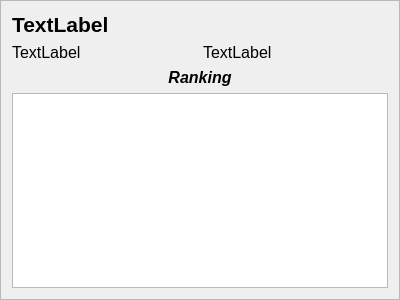
<?xml version="1.0" encoding="UTF-8"?>
<ui version="4.0">
 <class>FinalFrame</class>
 <widget class="QFrame" name="FinalFrame">
  <property name="geometry">
   <rect>
    <x>0</x>
    <y>0</y>
    <width>400</width>
    <height>300</height>
   </rect>
  </property>
  <property name="sizePolicy">
   <sizepolicy hsizetype="Preferred" vsizetype="Preferred">
    <horstretch>0</horstretch>
    <verstretch>0</verstretch>
   </sizepolicy>
  </property>
  <property name="windowTitle">
   <string>Frame</string>
  </property>
  <property name="autoFillBackground">
   <bool>true</bool>
  </property>
  <property name="frameShape">
   <enum>QFrame::StyledPanel</enum>
  </property>
  <property name="frameShadow">
   <enum>QFrame::Raised</enum>
  </property>
  <layout class="QVBoxLayout" name="verticalLayout_2">
   <item>
    <layout class="QVBoxLayout" name="verticalLayout">
     <item>
      <layout class="QHBoxLayout" name="horizontalLayout">
       <item>
        <widget class="QLabel" name="TournamentName">
         <property name="font">
          <font>
           <family>Arial</family>
           <pointsize>16</pointsize>
           <weight>75</weight>
           <bold>true</bold>
          </font>
         </property>
         <property name="text">
          <string>TextLabel</string>
         </property>
        </widget>
       </item>
       <item>
        <spacer name="horizontalSpacer_2">
         <property name="orientation">
          <enum>Qt::Horizontal</enum>
         </property>
         <property name="sizeHint" stdset="0">
          <size>
           <width>40</width>
           <height>20</height>
          </size>
         </property>
        </spacer>
       </item>
      </layout>
     </item>
     <item>
      <layout class="QHBoxLayout" name="horizontalLayout_2">
       <item>
        <widget class="QLabel" name="TournamentDate">
         <property name="font">
          <font>
           <family>Arial</family>
           <pointsize>12</pointsize>
          </font>
         </property>
         <property name="text">
          <string>TextLabel</string>
         </property>
         <property name="alignment">
          <set>Qt::AlignLeading|Qt::AlignLeft|Qt::AlignTop</set>
         </property>
        </widget>
       </item>
       <item>
        <widget class="QLabel" name="TournamentLocation">
         <property name="font">
          <font>
           <family>Arial</family>
           <pointsize>12</pointsize>
          </font>
         </property>
         <property name="text">
          <string>TextLabel</string>
         </property>
         <property name="alignment">
          <set>Qt::AlignLeading|Qt::AlignLeft|Qt::AlignTop</set>
         </property>
        </widget>
       </item>
      </layout>
     </item>
     <item>
      <widget class="QLabel" name="Titel">
       <property name="font">
        <font>
         <pointsize>12</pointsize>
         <weight>75</weight>
         <italic>true</italic>
         <bold>true</bold>
        </font>
       </property>
       <property name="text">
        <string>Ranking</string>
       </property>
       <property name="alignment">
        <set>Qt::AlignCenter</set>
       </property>
      </widget>
     </item>
     <item>
      <widget class="QTableView" name="ParticipantTableView">
       <property name="autoFillBackground">
        <bool>true</bool>
       </property>
       <property name="sizeAdjustPolicy">
        <enum>QAbstractScrollArea::AdjustToContents</enum>
       </property>
       <attribute name="horizontalHeaderStretchLastSection">
        <bool>true</bool>
       </attribute>
       <attribute name="verticalHeaderStretchLastSection">
        <bool>false</bool>
       </attribute>
      </widget>
     </item>
    </layout>
   </item>
  </layout>
 </widget>
 <resources/>
 <connections/>
</ui>
